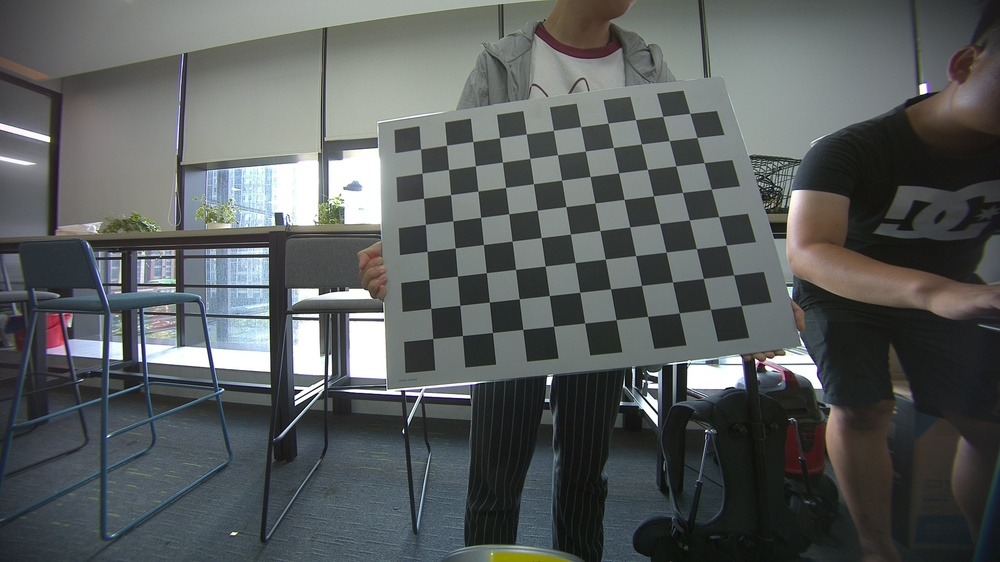
//> input picture intrinsics_calibration/data/cali/xavier003/front/camera_front_1621933079887274800.jpg, 1000 x 562 px, shrunk from 1920 x 1080 before the run
$ ./find_chessboard_corner ../../intrinsics_calibration/data/cali/xavier003/front/camera_front_1621933079887274800.jpg   (built with g++ and OpenCV 4)
//> lines starting //> are read from the running program, lines starting //| are printed output that depends on the picture
/* find chessboard corners and calculate the Tcb(from board to camera)*/

#include <iostream>
#include <opencv2/imgcodecs.hpp>
#include <opencv2/imgproc.hpp>
#include <opencv2/opencv.hpp>
#include <opencv2/calib3d.hpp>
#include <opencv2/core.hpp>
//#include "extended_kalman_filter.h" //only for test
//#include <opencv2/features2d.hpp>

using namespace std;
using namespace cv;
#define DEBUG

int main(int argc, char **argv)
{
    //step0: load image
    Mat imgChessboardRaw, imgCornerDetect;
    imgChessboardRaw = imread(argv[1], IMREAD_GRAYSCALE);
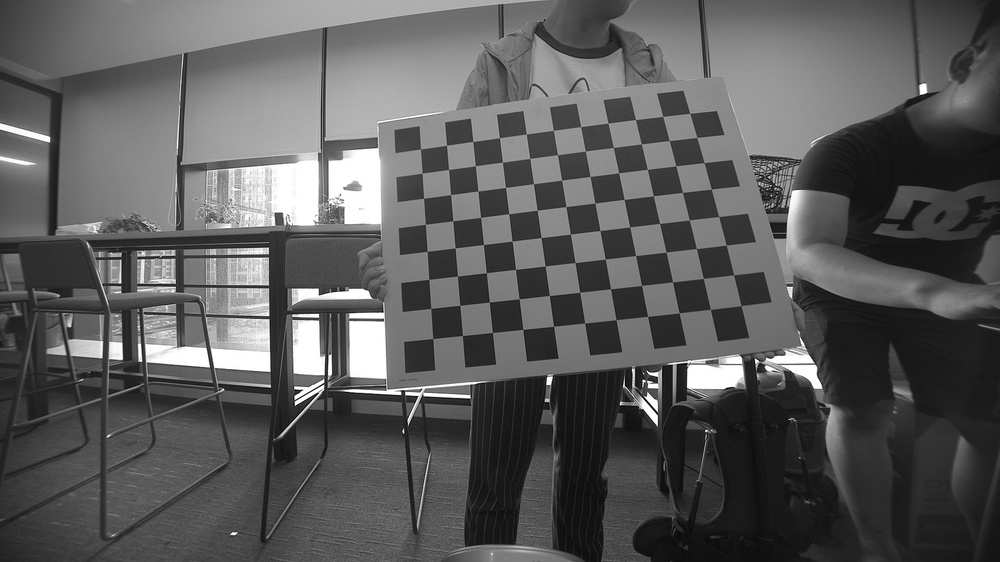
//> imgChessboardRaw: 562 rows x 1000 cols, CV_8UC1; min 0, max 255, mean 90.8
    imgCornerDetect = imread(argv[1]);
//> imgCornerDetect is the input picture: 562 rows x 1000 cols, CV_8UC3; mean B, G, R 91.9, 92, 87.9

    if (imgChessboardRaw.data == nullptr)
    {
        cerr << "please loading an image!" << endl;
        return -1;
    }
    else
    {
        cout << "images has been loaded successfully!" << endl;
    }

    //step1:set distortion parameters and camera intrinsics
    double k1 = 0.0413, k2 = -0.0608, k3 = 0.0052;
    double p1 = -6.0677e-04, p2 = 9.7486e-05;
    double fx = 1.3278e+03, fy = 1.3275e+03;
    double cx = 1.0043e+03, cy = 466.6627;
    Mat distCoeffs = (Mat_<double>(1, 5) << k1, k2, p1, p2, k3);
    Mat cameraIntrincis = (Mat_<double>(3, 3) << fx, 0.0, cx, 0.0, fy, cy, 0.0, 0.0, 1.0);

    //step2: find chessboard corners
    uint8_t patternRows = 8, patternCols = 11;
    Size patternSize(patternRows, patternCols), winSize(11, 11), zeroZone(-1, -1);
    TermCriteria termCriteria(CV_TERMCRIT_ITER + CV_TERMCRIT_EPS, 30, 0.1);
    vector<Point2f> cornerPoints2d;
    bool patternFound = findChessboardCorners(imgChessboardRaw, patternSize, cornerPoints2d, CALIB_CB_ADAPTIVE_THRESH + CALIB_CB_NORMALIZE_IMAGE + CALIB_CB_FAST_CHECK);
//> cornerPoints2d = 88 Points (x, y), first 12: [432.7, 338.6], [430.7, 308.4], [428.8, 279.4], [427.2, 251.4], [425.4, 224.4], [423.6, 198.2], [422, 173.2], [420.6, 149], [462.4, 335.6], [459.8, 305.3], [457.4, 276.1], [455.1, 248]; patternFound = true

    //step3: calc subpixel corners
    if (patternFound)
    {
        cornerSubPix(imgChessboardRaw, cornerPoints2d, winSize, zeroZone, termCriteria); //must be gray image
//> cornerPoints2d = 88 Points (x, y), first 12: [432.7, 338.6], [430.8, 308.4], [428.8, 279.4], [427.2, 251.3], [425.4, 224.3], [423.6, 198.2], [422, 173.2], [420.5, 149], [462.4, 335.6], [459.8, 305.3], [457.4, 276.1], [455.1, 248]
    }

    //step4: calc Tcb <-solve pnp
    double chessGridScale = 0.045; //m
    vector<Point3f> cornerPoints3d;
    for (uint i = 0; i < patternCols; i++)
    {
        for (uint j = 0; j < patternRows; j++)
        {
            Point3f cornerPoint3d;
            cornerPoint3d.x = i * chessGridScale;
            cornerPoint3d.y = (patternRows - j - 1) * chessGridScale;
            cornerPoint3d.z = 0.0;
            cornerPoints3d.push_back(cornerPoint3d);
        }
    }
    Mat rvec, tvec;

    solvePnP(cornerPoints3d, cornerPoints2d, cameraIntrincis, distCoeffs, rvec, tvec);
//> rvec = [-0.117, -0.126, -0.168]; tvec = [-0.937, -0.506, 2.11]

    //step5: draw corners
    //corners detected based on raw image
    drawChessboardCorners(imgCornerDetect, patternSize, cornerPoints2d, patternFound); //must be color image, often a clone of img_chessboard
    //corners reprojected based on raw image + estimation of extrinsics + intrincisc
    vector<Point2f> cornerReprojPoints;
    projectPoints(cornerPoints3d, rvec, tvec, cameraIntrincis, distCoeffs, cornerReprojPoints);
//> cornerReprojPoints = 88 Points (x, y), first 12: [436.1, 339.1], [432.3, 311], [428.5, 283.1], [424.7, 255.3], [420.9, 227.6], [417.1, 200], [413.4, 172.5], [409.7, 145.2], [466.2, 334.9], [462.3, 307], [458.5, 279.1], [454.6, 251.4]
    drawChessboardCorners(imgCornerDetect, patternSize, cornerReprojPoints, patternFound); //Less reprojected error is, better imshow matches.
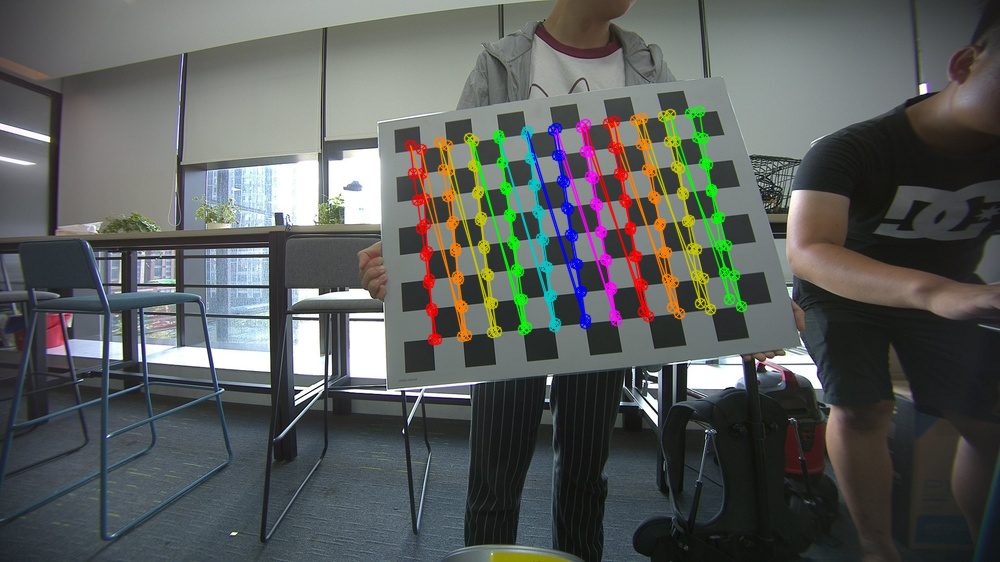
//> imgCornerDetect: 562 rows x 1000 cols, CV_8UC3; mean B, G, R 91, 93, 89.8

    //step6: calc error
    double sum = 0.0;
    double mean = 0.0;
    for (uint i = 0; i < cornerPoints2d.size(); i++)
    {
        sum += pow((cornerPoints2d[i].x - cornerReprojPoints[i].x), 2) + pow((cornerPoints2d[i].y - cornerReprojPoints[i].y), 2);
        cout << cornerPoints2d[i] << " compare " << cornerReprojPoints[i] << endl;
    }
//> this loop made 88 passes
//> sum on passes 1 to 12: 11.64, 20.61, 34.5, 56.1, 86.57, 132, 207.2, 339.9, 354.5, 363.7, 374.1, 386.2
//| [432.716, 338.555] compare [436.088, 339.073]
//| [430.774, 308.432] compare [432.274, 311.025]
//| [428.777, 279.378] compare [428.472, 283.093]
//| [427.176, 251.355] compare [424.681, 255.276]
//| [425.383, 224.35] compare [420.904, 227.574]
//| [423.654, 198.254] compare [417.141, 199.987]
//| [422.04, 173.18] compare [413.395, 172.514]
//| [420.531, 148.992] compare [409.666, 145.156]
//> (output is shown up to pass 8 of 88)
//> after the loop, sum = 2152.2
    mean = sqrt(sum / cornerPoints2d.size());
//> mean = 4.95

#ifdef DEBUG
    imshow("chessboard raw image", imgChessboardRaw);
    waitKey(0);
    imshow("chessboard corners2", imgCornerDetect);
    waitKey(0);
    cout << "cornerPoints2d: " << cornerPoints2d << endl;
//| cornerPoints2d: [432.71579, 338.55499;
//|  430.77396, 308.43173;
//|  428.7775, 279.37802;
//|  427.17648, 251.3549;
//> (the first 4 of 66 printed lines)
    cout << "cornerPoints3d: " << cornerPoints3d << endl;
    cout << "cornerReprojPoints: " << cornerReprojPoints << endl;
    cout << "rvec is: " << rvec << endl;
    cout << "tvec is: " << tvec << endl;
    cout << "mean error is: " << mean << endl;
#endif
}

$ run again, on intrinsics_calibration/data/cali/xavier003/front/camera_front_1621933089498316300.jpg
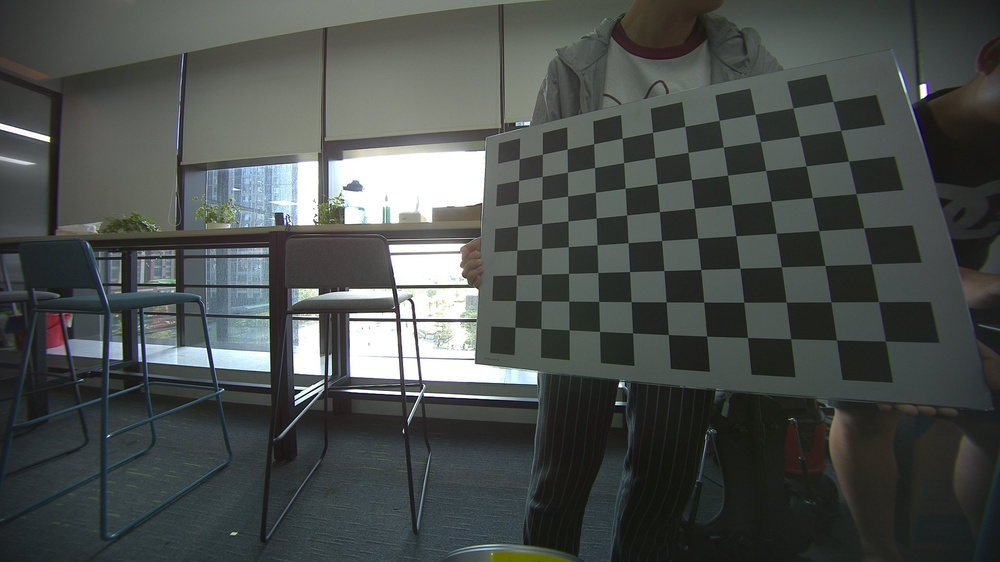
//> input picture intrinsics_calibration/data/cali/xavier003/front/camera_front_1621933089498316300.jpg, 1000 x 562 px, shrunk from 1920 x 1080 before the run
//> imgCornerDetect is the input picture: 562 rows x 1000 cols, CV_8UC3; mean B, G, R 76.1, 78.4, 73.7
//> `bool patternFound = findChessboardCorners(imgChessboardRaw, patternSiz..`: cornerPoints2d = 88 Points (x, y), first 12: [514.9, 327.2], [515.5, 300.6], [516.3, 274.8], [517, 250.2], [517.5, 226.2], [518.1, 202.8], [518.6, 180.4], [519.3, 158.8], [540.9, 328.5], [541.3, 300.8], [541.4, 274.3], [541.6, 248.5]; patternFound = true
//> `cornerSubPix(imgChessboardRaw, cornerPoints2d, winSize, zeroZone, term..`: cornerPoints2d = 88 Points (x, y), first 12: [514.9, 327.2], [515.6, 300.6], [516.2, 274.8], [516.9, 250.2], [517.5, 226.1], [518.1, 202.8], [518.6, 180.5], [519.2, 158.8], [540.9, 328.5], [541.2, 300.8], [541.4, 274.2], [541.6, 248.5]
//> rvec = [-0.361, -0.0574, -0.121]; tvec = [-0.687, -0.443, 1.82]
//> cornerReprojPoints = 88 Points (x, y), first 12: [500, 349.6], [500.1, 318.3], [500.1, 287.6], [500.1, 257.5], [500.2, 227.9], [500.2, 198.8], [500.2, 170.1], [500.2, 142], [536, 346.1], [535.7, 315], [535.4, 284.4], [535.1, 254.3]
//> `drawChessboardCorners(imgCornerDetect, patternSize, cornerReprojPoints..`:
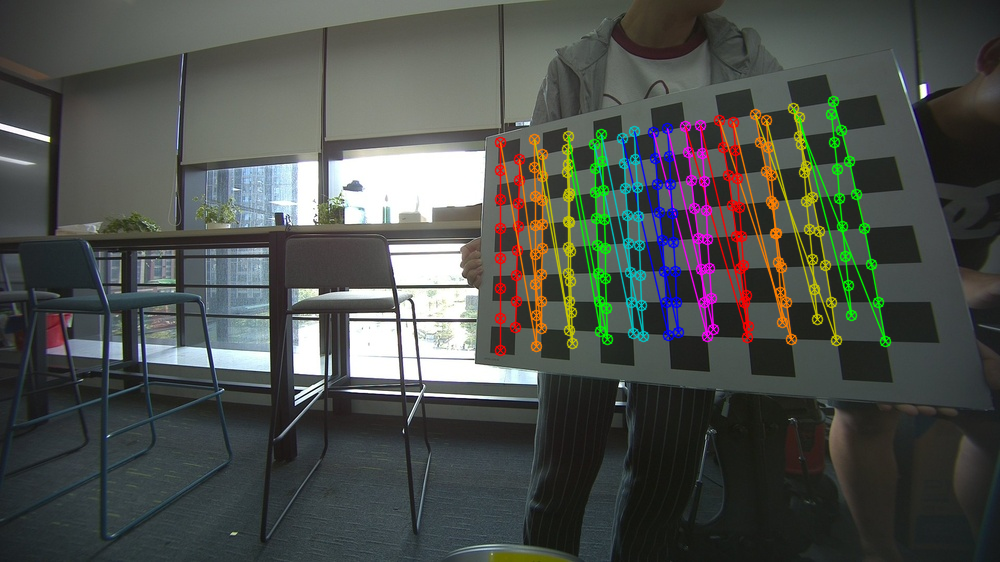
//> imgCornerDetect: 562 rows x 1000 cols, CV_8UC3; mean B, G, R 76.1, 80.4, 76.6
//> the loop `for (uint i = 0; i < cornerPoints2d.size(); i++)` made 88 passes
//> sum on passes 1 to 8: 720.5, 1276.8, 1702.5, 2037.3, 2341.7, 2679.2, 3124.9, 3771.7
//> (printed output is left out)
//> after the loop `for (uint i = 0; i < cornerPoints2d.size(); i++)`: sum = 18378.6
//> mean = 14.45
//| cornerPoints2d: [514.88617, 327.20392;
//|  515.58649, 300.56412;
//|  516.25073, 274.79993;
//|  516.90405, 250.1871;
//> (the first 4 of 66 printed lines)

$ run again, on intrinsics_calibration/data/cali/xavier003/front/camera_front_1621933106842394000.jpg
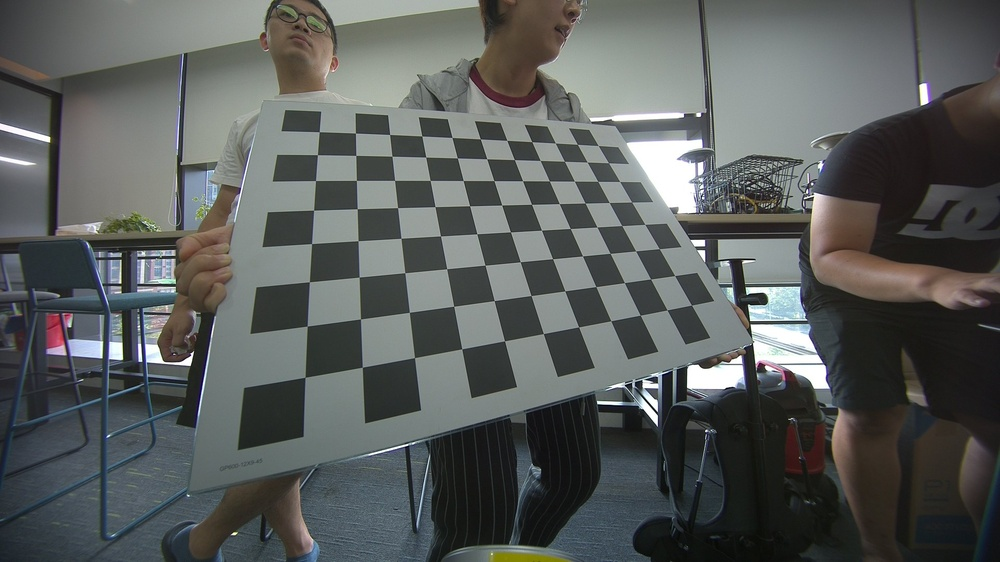
//> input picture intrinsics_calibration/data/cali/xavier003/front/camera_front_1621933106842394000.jpg, 1000 x 562 px, shrunk from 1920 x 1080 before the run
//> `imgChessboardRaw = imread(argv[1], IMREAD_GRAYSCALE);`:
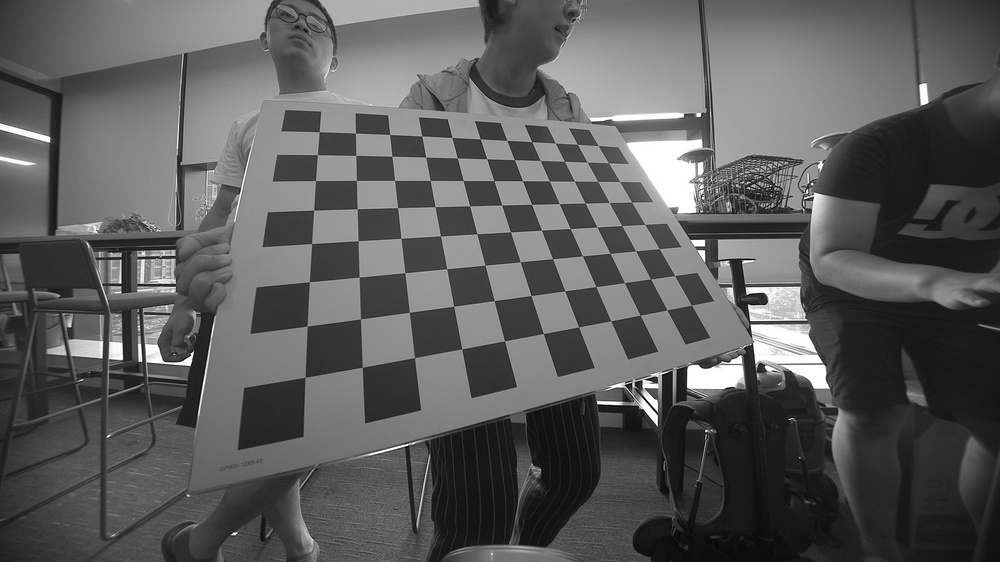
//> imgChessboardRaw: 562 rows x 1000 cols, CV_8UC1; min 0, max 255, mean 91.5
//> imgCornerDetect is the input picture: 562 rows x 1000 cols, CV_8UC3; mean B, G, R 91.4, 92.6, 89.3
//> `bool patternFound = findChessboardCorners(imgChessboardRaw, patternSiz..`: cornerPoints2d = 88 Points (x, y), first 12: [305.1, 377.3], [307.1, 326.1], [309.4, 281.8], [311.6, 243.6], [313.6, 210.2], [315.5, 180.6], [317.4, 154.7], [319.3, 131.7], [362.4, 367.3], [360.5, 319], [359.1, 277.1], [358.1, 240.7]; patternFound = true
//> `cornerSubPix(imgChessboardRaw, cornerPoints2d, winSize, zeroZone, term..`: cornerPoints2d = 88 Points (x, y), first 12: [305.1, 377.3], [307.2, 326.1], [309.3, 281.8], [311.6, 243.6], [313.6, 210.2], [315.5, 180.6], [317.4, 154.7], [319.2, 131.7], [362.3, 367.2], [360.5, 318.9], [359.2, 277.1], [358.1, 240.7]
//> rvec = [-0.353, -0.564, -0.271]; tvec = [-0.946, -0.447, 1.79]
//> cornerReprojPoints = 88 Points (x, y), first 12: [350.2, 340.3], [342.4, 309.5], [334.6, 279.1], [327, 249.1], [319.5, 219.4], [312.1, 190.1], [304.8, 161.2], [297.6, 132.7], [388.1, 336.9], [380.1, 306.6], [372.2, 276.6], [364.5, 247]
//> `drawChessboardCorners(imgCornerDetect, patternSize, cornerReprojPoints..`:
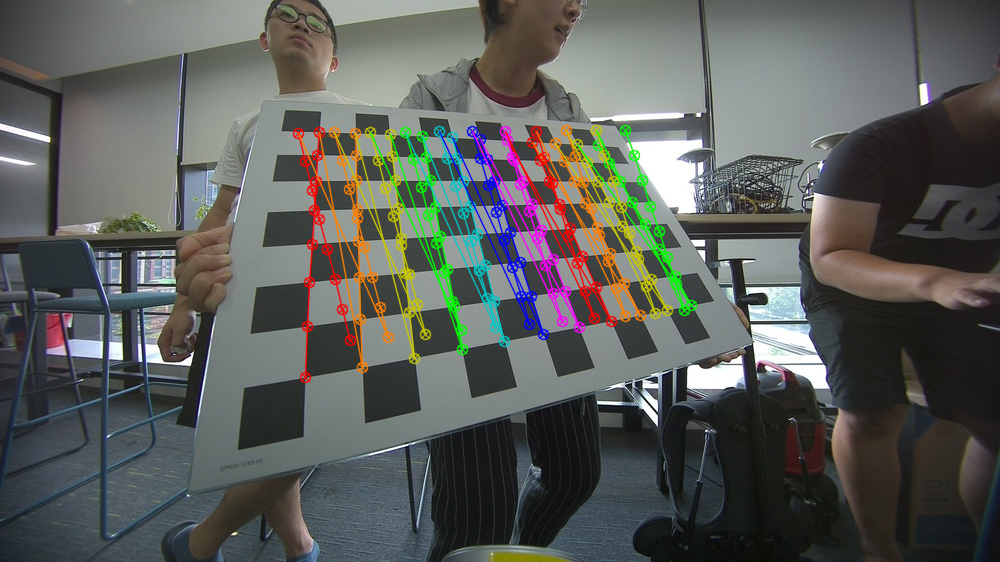
//> imgCornerDetect: 562 rows x 1000 cols, CV_8UC3; mean B, G, R 89.9, 93.2, 90.8
//> the loop `for (uint i = 0; i < cornerPoints2d.size(); i++)` made 88 passes
//> sum on passes 1 to 8: 3409.5, 4921.4, 5569.1, 5837.7, 5957.1, 6060.7, 6264.2, 6734.4
//> (printed output is left out)
//> after the loop `for (uint i = 0; i < cornerPoints2d.size(); i++)`: sum = 22055.6
//> mean = 15.83
//| cornerPoints2d: [305.05865, 377.31247;
//|  307.21667, 326.08484;
//|  309.34067, 281.7572;
//|  311.58084, 243.55193;
//> (the first 4 of 66 printed lines)
